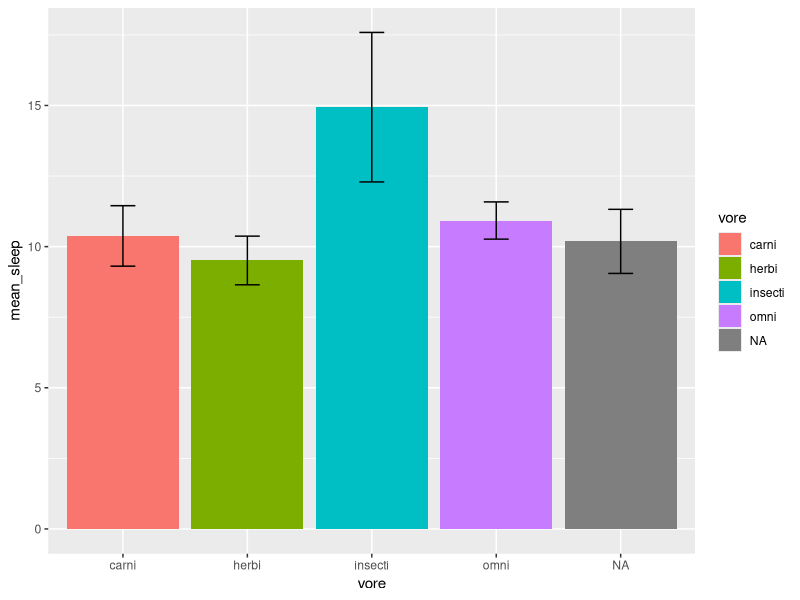

Reproduce this figure in R.
###############
### Slide 4 ###
###############

library(dplyr)

select(mtcars, mpg, cyl)

# equivalent to

mtcars[ , c("mpg", "cyl")]

###############
### Slide 5 ###
###############

head(select(iris, contains(".")))

head(select(iris, ends_with("Length")))

head(select(iris, one_of(c("Species", "Genus"))))

head(select(iris, starts_with("Sepal")))

head(select(iris, "Sepal.Length":"Petal.Width"))

head(select(iris, -Species))

# pause

###############
### Slide 7 ###
###############

library(ggplot2)
summarise(msleep, avg_sleep = mean(sleep_total))

summarise(msleep, avg_sleep = mean(sleep_total), 
          med_sleep = median(sleep_total))

summarise(msleep, avg_sleep = mean(sleep_total), 
          avg_rem = mean(sleep_rem, na.rm = T))

###############
### Slide 8 ###
###############

summarise_all(iris, funs(mean))

# note warning is bc Species cannot have a "mean" taken

summarise_all(msleep, funs(mean(., na.rm = T)))

# note, though this allows it to take the man of numeric columns with nas, the non-numeric columns still can't have means taken

summarise_all(select(iris, -Species), funs(mean, median, sd))

# pause!

###############
### Slide 9 ###
###############

summarise(group_by(msleep, vore), mean_sleep = mean(sleep_total))

summarise_all(group_by(iris, Species), funs(mean))

################
### Slide 10 ###
################

sum_sleep <- summarise(group_by(msleep, vore), 
                      mean_sleep = mean(sleep_total),
                      se_sleep = sd(sleep_total)/sqrt(length(sleep_total)))

ggplot(sum_sleep, aes(x = vore, y = mean_sleep, fill = vore)) + 
  geom_bar(stat = "identity") + 
  geom_errorbar(aes(ymin = mean_sleep - se_sleep, ymax = mean_sleep + se_sleep), width = 0.2)

################
### Slide 12 ###
################

count(msleep, vore)

count(mtcars, interaction(cyl, vs))

################
### Slide 14 ###
################

# how many diamonds are there for each cut?

# what is the average price for each cut of diamond?

################
### Slide 17 ###
################

slice(iris, 3:5)

iris[3:5, ]

################
### Slide 18 ###
################

filter(mtcars, mpg > 32)

filter(mtcars, mpg > 30, mpg < 33, wt < 2)

filter(mtcars, mpg < 30 | mpg > 33, wt < 2)

################
### Slide 19 ###
################

my_msleep <- msleep

my_msleep <- mutate(msleep, rem_per_sleep = sleep_rem/sleep_total)

my_msleep[ , c("name", "rem_per_sleep")]

my_msleep$rem_per_sleep <- my_msleep$sleep_rem/my_msleep$sleep_total

my_msleep[ , c("name", "rem_per_sleep")]